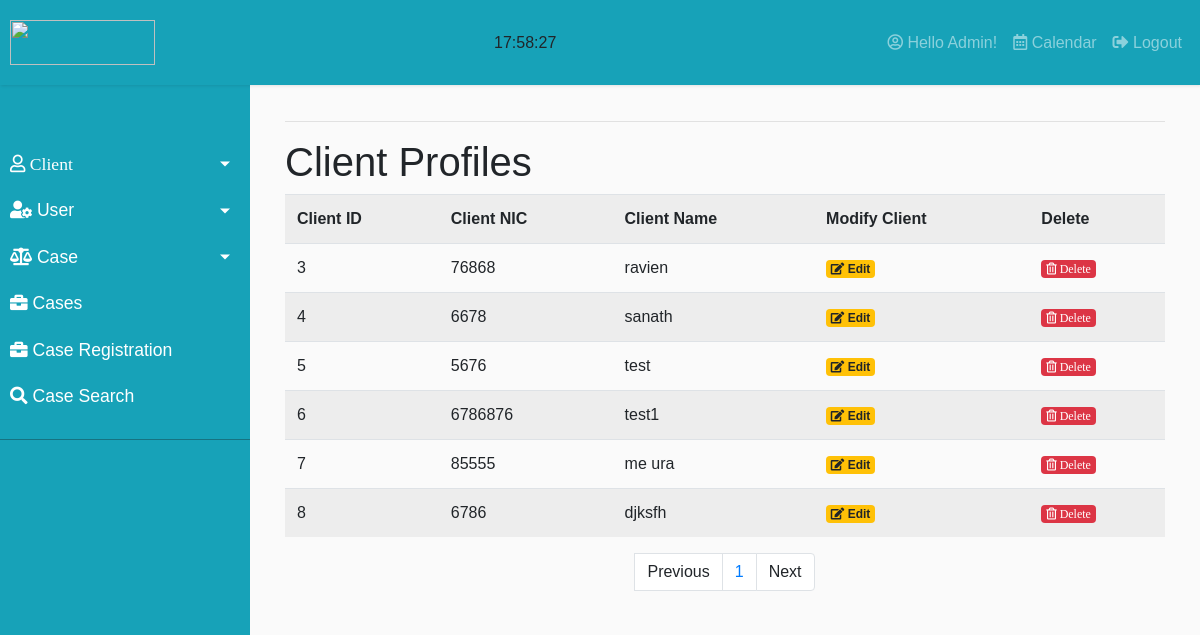
Screenshot of /includes/pages/clientProfile.php (signed in) with the database file from the repository.
### tables this page shows
CREATE TABLE `clientdetails` (
  `client_id` int(11) NOT NULL,
  `client_name` varchar(500) NOT NULL,
  `client_address` varchar(500) NOT NULL,
  `client_email` varchar(500) DEFAULT NULL,
  `client_nic` varchar(13) NOT NULL,
  `client_isDelete` tinyint(1) NOT NULL,
  `client_dateCreated` date NOT NULL DEFAULT current_timestamp(),
  `client_tel` int(11) NOT NULL
);

### includes/pages/clientProfile.php (the view, shortened to what this page needs)
<?php require('../connection.php');
$query_pagination = "SELECT COUNT(client_id) AS total_rows FROM clientdetails";
$result_pagination = mysqli_query($connection, $query_pagination);
$rows = mysqli_fetch_assoc($result_pagination);
$total_rows = $rows['total_rows'];
$rows_per_page = 10;
if (isset($_GET['pageNo'])) {
    $page_no = $_GET['pageNo'];
} else {
    $page_no = 1;
}
if ($total_rows <= 10) {
    $start = 0;
} else {
    $start = ($page_no - 1) * $rows_per_page;
    $rows_per_page = 10;
}
$query = "SELECT * FROM clientdetails WHERE client_isDelete = 0 LIMIT {$start}, {$rows_per_page}";
$result = mysqli_query($connection, $query);
$client_list = '';
while ($client = mysqli_fetch_assoc($result)) {
    $client_list .= "<tr>";
    $client_list .= "<td>{$client['client_id']}</td>";
    $client_list .= "<td>{$client['client_nic']}</td>";
    $client_list .= "<td>{$client['client_name']}</td>";
    $client_list .= "<td><a href=\"clientProfileResult.php?client_id={$client['client_id']}\" class=\"badge badge-warning\"><i class=\"fas fa-edit\"></i> Edit</li></a></td>";
    $client_list .= "<td><a href=\"_php/_clientProfileDelete.php?delete={$client['client_id']}\" class=\"badge badge-danger\"><i class=\"far fa-trash-alt\"> Delete</i></a></td>";
    $client_list .= "</tr>";
}
?>
<!DOCTYPE html>
<html lang="en">
<body onload="startTime()">
    <div id="content">
        <div class="container-fluid">
            <hr>
            <div class="row-fluid">
                <div class="span12">
                    <h1>Client Profiles</h1>
                    <table class="table table-gray-dark table-striped">
                        <tr>
                            <th>Client ID</th>
                            <th>Client NIC</th>
                            <th>Client Name</th>
                            <th>Modify Client</th>
                            <th>Delete</th>
                        </tr>
                        <?php echo $client_list ?>
                    </table>
                    <?php
                    echo "
                    <nav aria-label=\"Page navigation example\">
                        <ul class=\"pagination justify-content-center\">
                            <li class=\"page-item\">";
                            $last_page_no = ceil($total_rows / $rows_per_page);
                            if ($page_no <= 1) {
                                $previous = "<li class=\"page-item\">
                                            <a class=\"page-link\">Previous</a>
                                        </li>";
                            } else {
                                $previous_page_no = $page_no - 1;
                                $previous = "<li class=\"page-item\">
                                            <a class=\"page-link\" href=\"clientProfile.php?pageNo={$previous_page_no}\">Previous</a>
                                        </li>";
                            }
                            if ($page_no >= $last_page_no) {
                                $next = "<li class=\"page-item\">
                                            <a class=\"page-link\">Next</a>
                                        </li>";
                            } else {
                                $next_page_no = $page_no + 1;
                                $next = "<li class=\"page-item\">
                                            <a class=\"page-link\" href=\"clientProfile.php?pageNo={$next_page_no}\">Next</a>
                                        </li>";
                            }
                            echo $previous;
                            for ($i=1; $i<=$last_page_no ; $i++) {
                                $number = "<li class=\"page-item\"><a class=\"page-link\" href=\"clientProfile.php?pageNo={$i}\">".$i."</a></li>";
                                echo $number;
                            }
                            echo $next.'
                        </ul>
                    </nav>';
                    ?>
                </div>
            </div>
        </div>
</body>
</html>

### css/sidebar.css (style rules this page uses)
body { font-family: 'Poppins', sans-serif; background: #fafafa }
a, a:hover, a:focus { color: inherit; text-decoration: none; transition: all 0.3s; }
#content { width: 100%; padding: 20px; min-height: 100vh; transition: all 0.3s; }

### rows the page displays
clientdetails: client_id "3", client_nic "76868", client_name "ravien"
clientdetails: client_id "4", client_nic "6678", client_name "sanath"
clientdetails: client_id "5", client_nic "5676", client_name "test"
clientdetails: client_id "6", client_nic "6786876", client_name "test1"
clientdetails: client_id "7", client_nic "85555", client_name "me ura"
clientdetails: client_id "8", client_nic "6786", client_name "djksfh"

### other values shown
$_SESSION['dbName'] "Admin"
